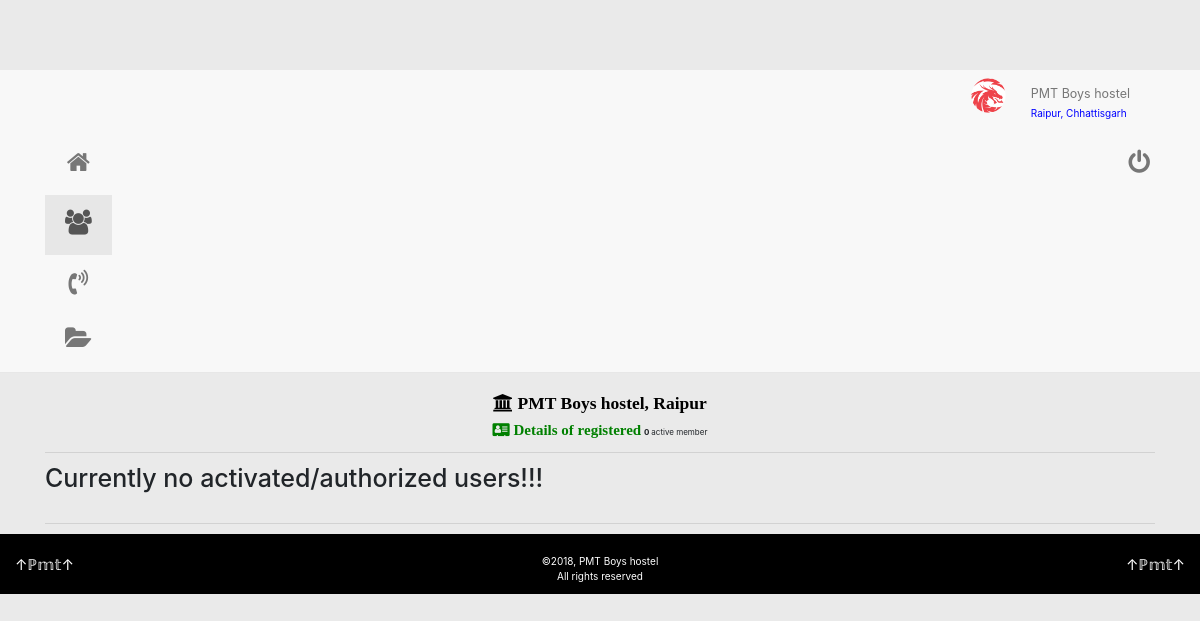
Page /members/ on the earlier database version.
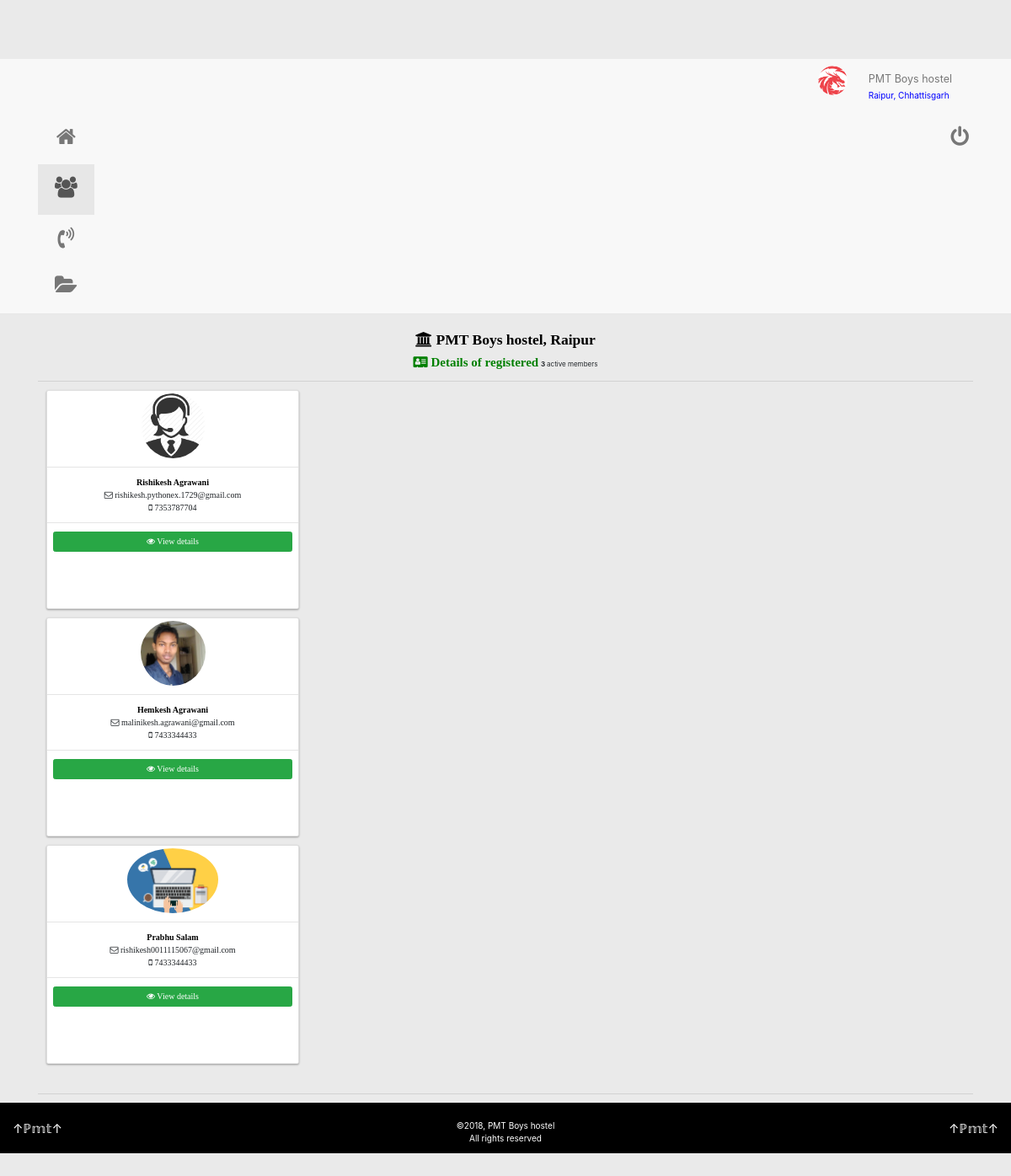
Same page on the later database version.
### pmt_hostel_app/models.py (models this page shows, shortened)
class User(models.Model):
	fullname = models.CharField(max_length=conf.USER_FULL_NAME_MAX_LENGTH, null=False, blank=False, help_text=_("Enter your full name"))
	email = models.EmailField(max_length=conf.USER_EMAIL_MAX_LENGTH, null=False, blank=False, unique=True, help_text=_("Enter your email, eg. rishikesh0014051992@gmail.com"))
	contact = models.CharField(max_length=10, null=False, blank=False, help_text=_("Enter your 10 digit mobile number"))
	dob = models.DateField(null=True, blank=True, help_text=_("Enter your date of birth"))
	password = models.CharField(max_length=20, null=False, blank=False, help_text=_("Enter your password"))
	quote = models.TextField(blank=True, null=True, help_text=_("Enter your popular quote, eg. Never give up and try to achieve your goal with passion"))
	batch = models.IntegerField(default=conf.USER_BATCH_CURRENT_YEAR, validators=[MinValueValidator(conf.USER_BATCH_MIN_YEAR) , MaxValueValidator(conf.USER_BATCH_CURRENT_YEAR)],
			help_text=_("From which batch(admission year) you are, eg. " + str(conf.USER_BATCH_CURRENT_YEAR) + ", 2015, 2011 etc."))
	is_admin = models.BooleanField(default=False, help_text=_("Hi Admin, do you really want to make this person as an admin?"))
	is_active = models.BooleanField(default=False, help_text=_("Hi Admin, do you really want to make this person a PMT member?"))
	account_confirmed = models.BooleanField(default=False, help_text=_("User has confirmed his account or not"))
	ppic = models.CharField(max_length=1000, default="", blank=True, help_text=_("Name of pic inside media root"))
	created_at = models.DateTimeField(auto_now_add=True, auto_now=False, help_text=_("The time when user registered"))
	updated_at = models.DateTimeField(auto_now_add=False, auto_now=True, help_text=_("Last time when he updated the details"))

### pmt_hostel_app/views.py (the view)
# urls.py: path("members/", views.members, name="members"),
def members(request):
	template = loader.get_template("pmt_hostel_app/members.html")
	users = User.objects.all()
	context = {"users": users, "total_users": len(users)}
	return HttpResponse(template.render(context, request))

### pmt_hostel_app/templates/pmt_hostel_app/members.html (shortened to what this page needs)
{% extends "pmt_hostel_app/st_base.html" %}
{% load staticfiles %}
{% block container %}
<div class="container">
	<div class="row">
		<div class="col-lg-12 col-xs-12">
			<center>
					<h3 id="pmt"><i class="fa fa-institution" aria-hidden="true"></i> PMT Boys hostel, Raipur</h3>
					<small id="span-brief"><i class="fa fa-vcard" aria-hidden="true"></i> Details of registered</small> <small><b>{{ total_users }} </b>active member{% if total_users > 1 %}s{% endif %}</small>
			</center>
			<hr>
			{% if users %}
				{% for user in users %}
				<div class="card card-1">
					<center>
						{% if user.ppic %}
							<img src="/media/{{user.ppic}}" style="height:80px; display: inline; padding-top: 3px" class="img-responsive img-circle" />
						{% else %}
							<img src="https://cdn4.iconfinder.com/data/icons/rcons-user/32/child_boy-128.png" style="height:80px; display: inline; padding-top: 3px" class="img-responsive img-circle" />
						{% endif %}
					</center>
					<hr>
					<center>
						<span class="span-name"> {{ user.fullname }}</span><br>
						<span class="span-email"><i class="fa fa-envelope-o" aria-hidden="true"></i>   {{ user.email }} </span><br>
						<span class="span-contact"><i class="fa fa-mobile" aria-hidden="true"></i> {{ user.contact }}</span><hr>
						 <a href="/pmt-member/{{ user.pk }}" class="btn btn-success a-details-link" style="width: 95%; font-family: tahoma"><i class="fa fa-eye" aria-hidden="true"></i> View details</a>
					</center>
				</div>
				{% endfor %}
			{% else %}
				<h1>Currently no activated/authorized users!!!</h1>
			{% endif %}
		</div>
	</div>
	<br>
	<hr>
</div>
{% endblock %}

### pmt_hostel_app/templates/pmt_hostel_app/st_base.html (shortened to what this page needs)
{% load staticfiles %}
<!DOCTYPE html>
<html lang="en">
  <head>
    <link href="{% static 'css/st_bootstrap.min.css' %}" rel="stylesheet">
    <link href="{% static 'css/ie10-viewport-bug-workaround.css' %}" rel="stylesheet">
    <link href="{% static 'css/navbar-fixed-top.css' %}" rel="stylesheet">
    <link rel="stylesheet" href="https://cdnjs.cloudflare.com/ajax/libs/font-awesome/4.7.0/css/font-awesome.min.css"">
    <link rel="stylesheet" type="text/css" href="{% static 'css/base.css' %}">
    <link rel="stylesheet" href="{% static 'css/bootstrap.min.css' %}">
  </head>
  <body>
    {% include 'pmt_hostel_app/content/st_navbar.html' %}
    {% block container %}
    {% endblock %}
    {% include 'pmt_hostel_app/footer.html' %}
  </body>
</html>

### pmt_hostel_app/templates/pmt_hostel_app/content/st_navbar.html (shortened to what this page needs)
{% load staticfiles %}
<nav class="navbar navbar-default navbar-fixed-top">
  <div class="container">
    <div class="navbar-header">
      <a class="navbar-brand" href="javascript:void(0)"><img src="{% static 'images/cropped-wics-new-logo-dragon-on-white-512-512_Web-Logo-512x512-white-background.png' %}" style="height: 35px; margin: 0; margin-bottom: 5px" data-toggle="tooltip" title="A safe place for us" data-placement="bottom ">
      </a>
      {% if request.path == "/" %}
          <a class="navbar-brand" href="javascript:void(0)" style="padding-top: 0px; margin-top: 10px; height: 30px" data-toggle="tooltip" title="Hostel for boys" data-placement="bottom">PMT Boys hostel
            <br><small id="small_raipur">Raipur, Chhattisgarh<br></small>
          </a>
      {% else %}
          <a class="navbar-brand" href="/" style="padding-top: 0px; margin-top: 10px;" data-toggle="tooltip" title="Hostel for boys" data-placement="bottom">PMT Boys hostel
            <br><small id="small_raipur">Raipur, Chhattisgarh<br></small>
          </a>
      {% endif %}
    </div>
    <div id="navbar" class="navbar-collapse collapse">
      <ul class="nav navbar-nav">
        {% if "/" == request.path %}
        <li class="active text-center">
            <a href="/">
              <i class="fa fa-home" style="font-size:25px; padding-left: 5px; padding-right: 5px; height: 30px" aria-hidden="true">
              </i>
            </a>
        </li>
        {% else %}
        <li class="text-center">
            <a href="/">
              <i class="fa fa-home" style="font-size:25px; padding-left: 5px; padding-right: 5px; height:30px" aria-hidden="true">
              </i>
            </a>
        </li>
        {% endif %}
        {% if "/members/" == request.path %}
        <li class="active text-center">
          <a href="/members/">
            <i class="fa fa-users" style="font-size:25px; padding-left: 5px; padding-right: 5px; height: 30px" aria-hidden="true"></i>
          </a>
        </li>
        {% else %}
        <li class="text-center">
          <a href="/members/">
            <i class="fa fa-users" style="font-size:25px; padding-left: 5px; padding-right: 5px;" aria-hidden="true"></i>
          </a>
        </li>
        {% endif %}
        {% if "/contact/" == request.path %}
        <li class="active text-center">
          <a class="nav-link" href="/contact/">
              <i class="fa fa-volume-control-phone" style="font-size:25px; padding-left: 5px; padding-right: 5px; height: 30px" aria-hidden="true"></i>
            </a>
        </li>
        {% else %}
        <li class="text-center">
          <a class="nav-link" href="/contact/">
              <i class="fa fa-volume-control-phone" style="font-size:25px; padding-left: 5px; padding-right: 5px;" aria-hidden="true"></i>
            </a>
        </li>
        {% endif %}
        {% if "/posts/" == request.path %}
        <li class="active text-center">
          <a class="nav-link" href="/posts/">
              <i class="fa fa-folder-open" style="font-size:25px; padding-left: 5px; padding-right: 5px; height: 30px" aria-hidden="true"></i>
            </a>
        </li>
        {% else %}
        <li class="text-center">
          <a class="nav-link" href="/posts/">
              <i class="fa fa-folder-open" style="font-size:25px; padding-left: 5px; padding-right: 5px" aria-hidden="true"></i>
            </a>
        </li>
        {% endif %}
      </ul>
      <ul class="nav navbar-nav navbar-right">
        {% if request.path == "/logout/" %}
        <li class="active text-center" id="pmt-logout">
          <a href="/logout/">
            <i class="fa fa-power-off" style="font-size:25px; padding-left: 5px; padding-right: 5px; height: 30px" aria-hidden="true">
            </i>
           <span class="sr-only">(current)</span>
         </a>
       </li>
       {% else %}
        <li class="text-center"   id="pmt-logout">
          <a href="/logout/">
            <i class="fa fa-power-off" style="font-size:25px; padding-left: 5px; padding-right: 5px" aria-hidden="true">
            </i>
         </a>
       </li>
       {% endif %}
      </ul>
    </div>
  </div>
</nav>

### pmt_hostel_app/templates/pmt_hostel_app/footer.html
<footer class="container-fluid" id="footer">
	<p id="p-left"><a href="#">&uparrow;&primes;&mopf;&topf;&uparrow;</a></p>
	<p id="p-right"><a href="#">&uparrow;&primes;&mopf;&topf;&uparrow;</a></p>
	<center><p id="p-bottom-text">&copy;{% now 'Y' %}, PMT Boys hostel <br> All rights reserved</p></center>
</footer>

### pmt_hostel_app/static/files/css/navbar-fixed-top.css (style rules this page uses)
body { min-height: 2000px; padding-top: 70px; }

### pmt_hostel_app/static/files/css/base.css (style rules this page uses)
#small_raipur { font-size:10px; color:blue; }
.navbar { min-height: 55px; }
#p-left { float: left; }
#p-right { float: right; }
#footer { background-color: black; padding-top: 20px; }
#p-bottom-text, #p-left a, #p-right a { color: white; }

### pmt_hostel_app/templates/pmt_hostel_app/members.html (style rules this page uses)
a { font-size:15px; color: green; }
small#span-brief { color: green; font-family: tahoma; font-size: 15px; font-weight: bold; }
h3#pmt { color:black; font-family: tahoma; font-weight: bold; }
span.span-name, span.span-email, span.span-contact { font-family: tahoma; }
span.span-name { color: black; font-weight: bold; }
.card { background: #fff; border-radius: 2px; display: inline-block; height: 260px; margin: 1rem; position: relative; width: 300px; }
.card-1 { box-shadow: 0 1px 3px rgba(0,0,0,0.12), 0 1px 2px rgba(0,0,0,0.24); transition: all 0.3s cubic-bezier(.25,.8,.25,1); }

### pmt_hostel_app/templates/pmt_hostel_app/st_base.html (style rules this page uses)
body { background-color: #eaeaea; background-image: url("http://mediad.publicbroadcasting.net/p/wunc/files/styles/x_large/public/2012Eastclassroom.jpg"); background-size: cover; background-position: fixed; background-repeat: repeat; background-blend-mode: overlay; }
* { -webkit-backface-visibility: hidden; -webkit-transform: translateZ(0) scale(1.0, 1.0); transform: translateZ(0); }

Differences in the rows shown:
added User: ppic (picture), fullname "Rishikesh Agrawani", email "rishikesh.pythonex.1729@gmail.com", contact "7353787704"
added User: ppic (picture), fullname "Hemkesh Agrawani", email "malinikesh.agrawani@gmail.com", contact "7433344433"
added User: ppic (picture), fullname "Prabhu Salam", email "rishikesh0011115067@gmail.com", contact "7433344433", {{ user.pk }} 9 (drawn)
Other differences:
{{ total_users }}: "0" → "3"
text no longer shown: "Currently no activated/authorized users!!!"
text now shown: "s"
